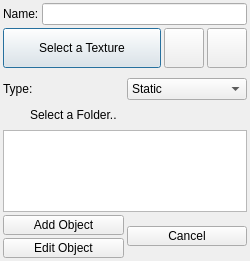
<?xml version="1.0" encoding="UTF-8"?>
<ui version="4.0">
 <class>QOmgSceneObjectsDialog</class>
 <widget class="QDialog" name="QOmgSceneObjectsDialog">
  <property name="geometry">
   <rect>
    <x>0</x>
    <y>0</y>
    <width>250</width>
    <height>261</height>
   </rect>
  </property>
  <property name="minimumSize">
   <size>
    <width>250</width>
    <height>0</height>
   </size>
  </property>
  <property name="maximumSize">
   <size>
    <width>250</width>
    <height>261</height>
   </size>
  </property>
  <property name="windowTitle">
   <string>Dialog</string>
  </property>
  <layout class="QVBoxLayout" name="verticalLayout">
   <property name="spacing">
    <number>3</number>
   </property>
   <property name="leftMargin">
    <number>3</number>
   </property>
   <property name="topMargin">
    <number>3</number>
   </property>
   <property name="rightMargin">
    <number>3</number>
   </property>
   <property name="bottomMargin">
    <number>3</number>
   </property>
   <item>
    <layout class="QHBoxLayout" name="horizontalLayout_11">
     <item>
      <widget class="QLabel" name="label_2">
       <property name="text">
        <string>Name:</string>
       </property>
      </widget>
     </item>
     <item>
      <widget class="QLineEdit" name="_name"/>
     </item>
    </layout>
   </item>
   <item>
    <layout class="QHBoxLayout" name="horizontalLayout">
     <item>
      <widget class="QPushButton" name="_pbTextures">
       <property name="minimumSize">
        <size>
         <width>82</width>
         <height>40</height>
        </size>
       </property>
       <property name="maximumSize">
        <size>
         <width>16777215</width>
         <height>80</height>
        </size>
       </property>
       <property name="styleSheet">
        <string notr="true"/>
       </property>
       <property name="text">
        <string>Select a Texture</string>
       </property>
       <property name="icon">
        <iconset resource="../../OmegaEditor.qrc">
         <normaloff>:/OmegaEditor/Resources/Icons/sceneobj.png</normaloff>:/OmegaEditor/Resources/Icons/sceneobj.png</iconset>
       </property>
       <property name="iconSize">
        <size>
         <width>32</width>
         <height>32</height>
        </size>
       </property>
      </widget>
     </item>
     <item>
      <widget class="QPushButton" name="deleteTextures">
       <property name="minimumSize">
        <size>
         <width>40</width>
         <height>40</height>
        </size>
       </property>
       <property name="maximumSize">
        <size>
         <width>40</width>
         <height>40</height>
        </size>
       </property>
       <property name="text">
        <string/>
       </property>
       <property name="icon">
        <iconset resource="../../OmegaEditor.qrc">
         <normaloff>:/OmegaEditor/Resources/Icons/delete.png</normaloff>:/OmegaEditor/Resources/Icons/delete.png</iconset>
       </property>
       <property name="iconSize">
        <size>
         <width>32</width>
         <height>32</height>
        </size>
       </property>
      </widget>
     </item>
     <item>
      <widget class="QPushButton" name="texturesEqual">
       <property name="minimumSize">
        <size>
         <width>40</width>
         <height>40</height>
        </size>
       </property>
       <property name="maximumSize">
        <size>
         <width>40</width>
         <height>16777215</height>
        </size>
       </property>
       <property name="text">
        <string/>
       </property>
       <property name="icon">
        <iconset resource="../../OmegaEditor.qrc">
         <normaloff>:/OmegaEditor/Resources/Icons/equal.png</normaloff>:/OmegaEditor/Resources/Icons/equal.png</iconset>
       </property>
       <property name="iconSize">
        <size>
         <width>32</width>
         <height>32</height>
        </size>
       </property>
      </widget>
     </item>
    </layout>
   </item>
   <item>
    <widget class="QColorButton" name="widget" native="true"/>
   </item>
   <item>
    <layout class="QHBoxLayout" name="horizontalLayout_7">
     <property name="topMargin">
      <number>4</number>
     </property>
     <item>
      <widget class="QLabel" name="label_8">
       <property name="text">
        <string>Type:</string>
       </property>
      </widget>
     </item>
     <item>
      <widget class="QComboBox" name="cbType">
       <property name="minimumSize">
        <size>
         <width>120</width>
         <height>0</height>
        </size>
       </property>
       <property name="maximumSize">
        <size>
         <width>120</width>
         <height>16777215</height>
        </size>
       </property>
       <item>
        <property name="text">
         <string>Static</string>
        </property>
       </item>
       <item>
        <property name="text">
         <string>Dynamic</string>
        </property>
       </item>
      </widget>
     </item>
    </layout>
   </item>
   <item>
    <layout class="QHBoxLayout" name="horizontalLayout_9">
     <item>
      <widget class="QLabel" name="label">
       <property name="minimumSize">
        <size>
         <width>24</width>
         <height>24</height>
        </size>
       </property>
       <property name="maximumSize">
        <size>
         <width>24</width>
         <height>24</height>
        </size>
       </property>
       <property name="text">
        <string/>
       </property>
       <property name="pixmap">
        <pixmap resource="../../OmegaEditor.qrc">:/OmegaEditor/Resources/Icons/folder.png</pixmap>
       </property>
       <property name="scaledContents">
        <bool>true</bool>
       </property>
      </widget>
     </item>
     <item>
      <widget class="QLabel" name="label_3">
       <property name="text">
        <string>Select a Folder..</string>
       </property>
      </widget>
     </item>
    </layout>
   </item>
   <item>
    <widget class="QListWidget" name="folderList">
     <property name="minimumSize">
      <size>
       <width>0</width>
       <height>50</height>
      </size>
     </property>
     <property name="maximumSize">
      <size>
       <width>16777215</width>
       <height>16777215</height>
      </size>
     </property>
    </widget>
   </item>
   <item>
    <layout class="QHBoxLayout" name="horizontalLayout_10">
     <item>
      <layout class="QVBoxLayout" name="verticalLayout_3">
       <item>
        <widget class="QPushButton" name="_newItem">
         <property name="minimumSize">
          <size>
           <width>82</width>
           <height>20</height>
          </size>
         </property>
         <property name="maximumSize">
          <size>
           <width>16777215</width>
           <height>20</height>
          </size>
         </property>
         <property name="styleSheet">
          <string notr="true"/>
         </property>
         <property name="text">
          <string>Add Object</string>
         </property>
         <property name="icon">
          <iconset resource="../../OmegaEditor.qrc">
           <normaloff>:/OmegaEditor/Resources/Icons/add.png</normaloff>:/OmegaEditor/Resources/Icons/add.png</iconset>
         </property>
        </widget>
       </item>
       <item>
        <widget class="QPushButton" name="_editItem">
         <property name="minimumSize">
          <size>
           <width>82</width>
           <height>20</height>
          </size>
         </property>
         <property name="maximumSize">
          <size>
           <width>16777215</width>
           <height>20</height>
          </size>
         </property>
         <property name="styleSheet">
          <string notr="true"/>
         </property>
         <property name="text">
          <string>Edit Object</string>
         </property>
         <property name="icon">
          <iconset resource="../../OmegaEditor.qrc">
           <normaloff>:/OmegaEditor/Resources/Icons/edit.png</normaloff>:/OmegaEditor/Resources/Icons/edit.png</iconset>
         </property>
        </widget>
       </item>
      </layout>
     </item>
     <item>
      <widget class="QPushButton" name="_cancel">
       <property name="sizePolicy">
        <sizepolicy hsizetype="Minimum" vsizetype="Fixed">
         <horstretch>0</horstretch>
         <verstretch>0</verstretch>
        </sizepolicy>
       </property>
       <property name="minimumSize">
        <size>
         <width>0</width>
         <height>20</height>
        </size>
       </property>
       <property name="maximumSize">
        <size>
         <width>16777215</width>
         <height>20</height>
        </size>
       </property>
       <property name="text">
        <string>Cancel</string>
       </property>
       <property name="icon">
        <iconset resource="../../OmegaEditor.qrc">
         <normaloff>:/OmegaEditor/Resources/Icons/delete.png</normaloff>:/OmegaEditor/Resources/Icons/delete.png</iconset>
       </property>
      </widget>
     </item>
    </layout>
   </item>
  </layout>
  <zorder>folderList</zorder>
  <zorder>widget</zorder>
 </widget>
 <customwidgets>
  <customwidget>
   <class>QColorButton</class>
   <extends>QWidget</extends>
   <header>QColorButton.h</header>
   <container>1</container>
  </customwidget>
 </customwidgets>
 <resources>
  <include location="../../OmegaEditor.qrc"/>
  <include location="images.qrc"/>
 </resources>
 <connections/>
</ui>
